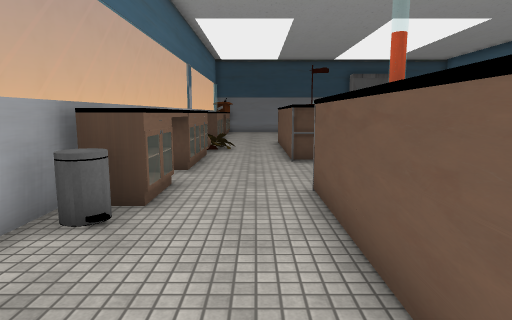
[1] (above)

16 first-person views from a walk through a scene from a Unity 3-D project. The camera is 1.5 m above the floor, tilts 8° down and sees 75° across. The floor is counted in squares, 1 m on a side. Each view is taken from the middle of a square. On the plan, view 1 faces up. The plan holds only what a view shows up to about 15 squares ahead; the rest is blank. The place goes on beyond the plan. The player is left out. Door leaves are left out, so doorways stand open. Some surface patterns are stand-ins.

[2]
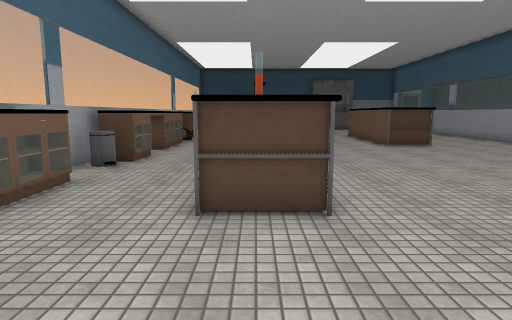

[3]
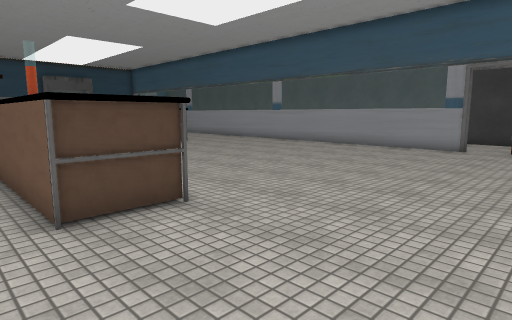

[4]
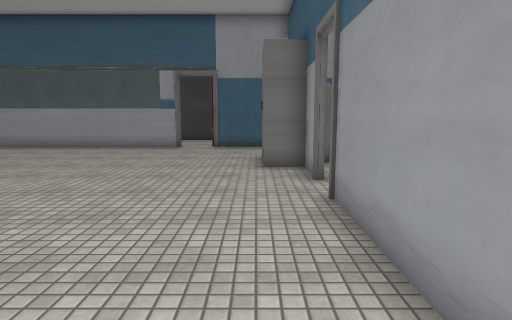

[5]
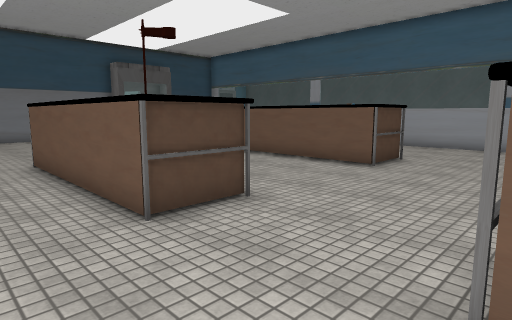

[6]
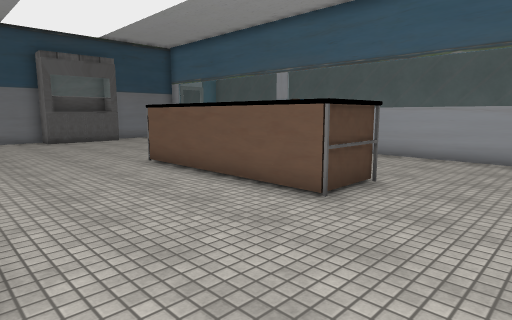

[7]
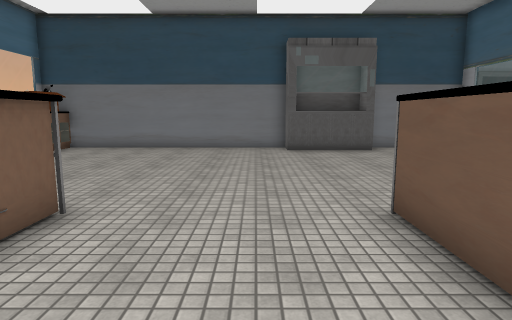

[8]
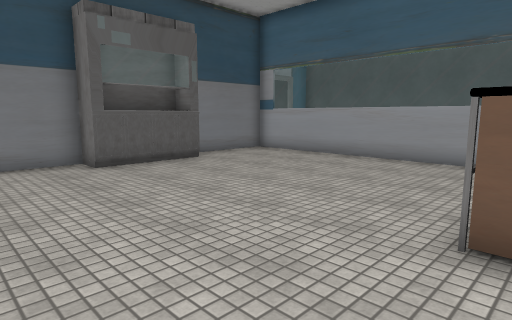

[9]
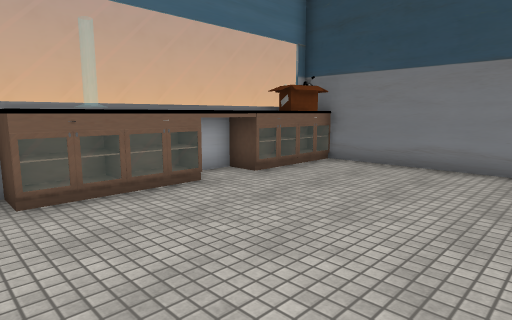

[10]
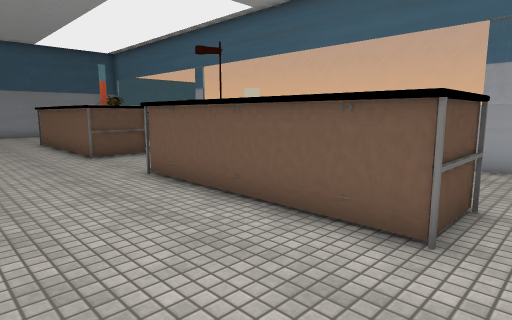

[11]
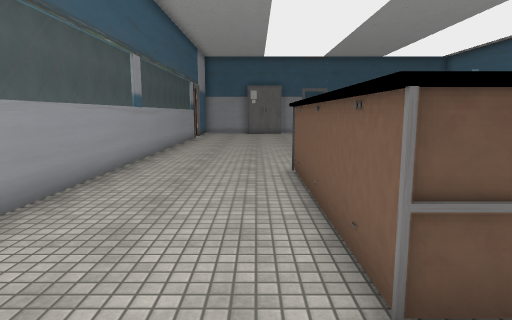

[12]
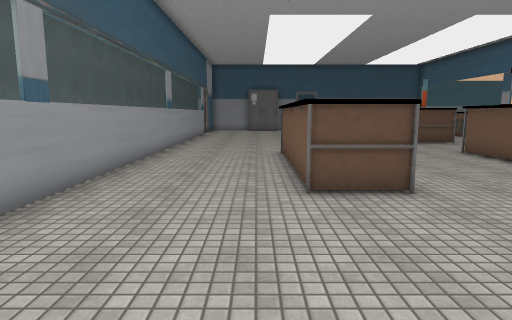

[13]
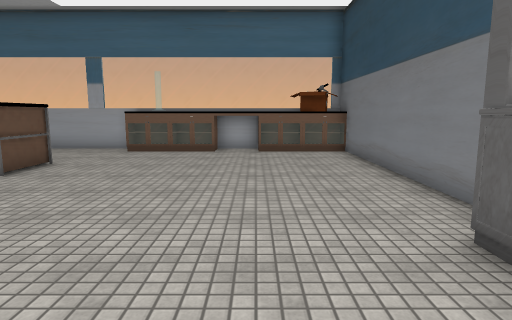

[14]
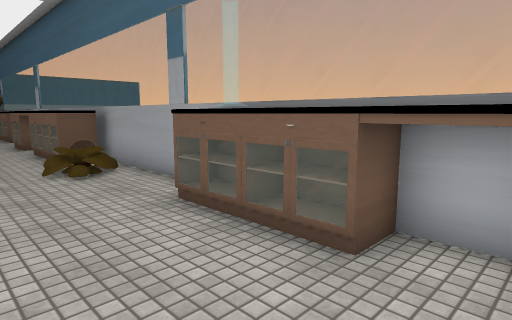

[15]
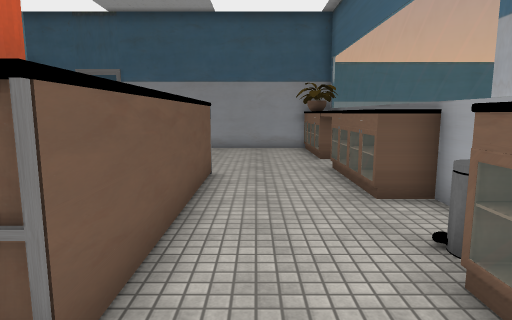

[16]
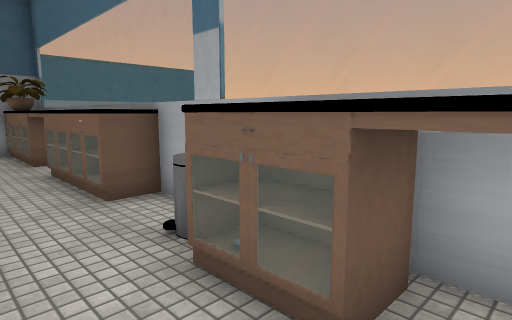

### Floor plan
Key: @ floor where view 1 was taken; # wall or solid block; x gap in a wall; . floor; = window, fence, low wall or low ledge; P plant; C cabinet; U counter; B bin; K bookshelf; O other object.
Columns run from 3 left of view 1 to 16 right of it. Each row starts with its distance up from view 1.
 27 ###########   #####
 26 CC........OOOOO...#
 25 #C................=
 24 CC................=
 23 #U................=
 22 UU................=
 21 CU................=
 20 CC................=
 19 C=................=
 18 #C................=
 17 =...OOO....OOO....=
 16 =...O O....O O....=
 15 =...O O....O O....=
 14 =...O O....O O....=
 13 =P..O O....O O....=
 12 #C..O O....O O....=
 11 #C..O O....O O....=
 10 #C..OOO....OOO....=
  9 #U................=
  8 #U................=
  7 #U................=
  6 #C..OOO...........=
  5 #B..O O...........=
  4 =...O O...........=
  3 =...O O...........=
  2 CC..O O...........=
  1 CC..O O...........=
  0 CC.@OOO...........=
 -1 #O................#
 -2 OO..................
 -3 #O................x.
 -4 CC................#
 -5 CP...........CC...#
 -6 CC##########C
 -7            # KKK

Positions as (right, up) in squares from view 1, and headings:
1: (0, 0), facing up
2: (2, -5), facing up
3: (0, -5), facing up-right
4: (0, -5), facing right
5: (-1, 6), facing up-right
6: (3, 7), facing up-right
7: (6, 12), facing up
8: (4, 16), facing up-right
9: (4, 17), facing up-left
10: (7, 18), facing down-left
11: (11, 19), facing down
12: (11, 23), facing down
13: (11, 23), facing left
14: (1, 23), facing down-left
15: (0, 8), facing down
16: (0, 8), facing down-left
